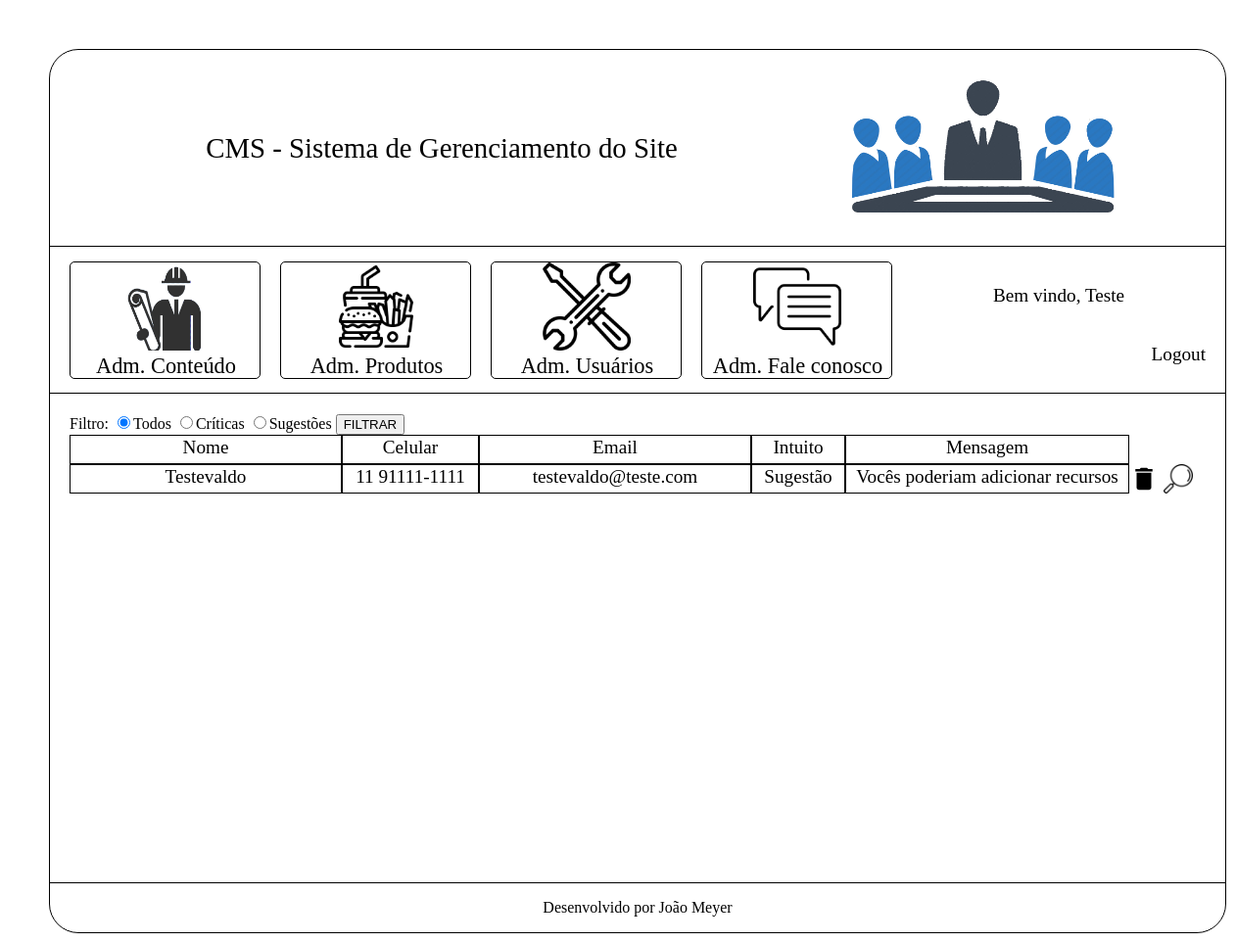
Screenshot of /Projeto_Hamburgueria2.0/cms/adm_fale_conosco.php (signed in) with the database file from the repository.
### tables this page shows
create table tblFaleConosco (
	idFaleConosco int(11) not null auto_increment primary key,
	nome varchar(200) not null,
    telefone varchar(24) not null,
    celular varchar(24) not null,
    email varchar(200) not null,
    homePage varchar(200),
    linkFacebook varchar(200),
    profissao varchar(100),
    intuito char(1) not null,
    mensagem text not null,
    genero char(1) not null
);

### Projeto_Hamburgueria2.0/cms/adm_fale_conosco.php (the view, shortened to what this page needs)
<?php
    $conexao = conexaoMysql();
    $dominio= $_SERVER['HTTP_HOST'];
    $url = "http://" . $dominio. $_SERVER['REQUEST_URI'];
    if(isset($_GET['modo'])){
        if($_GET['modo'] == 'filtrar'){
            if(isset($_POST['btnFiltrar'])){
                $filtro = $_POST['inputFiltro'];
                if($filtro != 'a'){
                    $sqlQuerySelect = "select * from tblFaleConosco where intuito = '" . $filtro . "'";
                }
                else{
                    $sqlQuerySelect = "select * from tblFaleConosco";
                }
                $select = mysqli_query($conexao, $sqlQuerySelect);
            }
        }
    }
    else{
        $sqlQuerySelect = "select * from tblFaleConosco";
        $select = mysqli_query($conexao, $sqlQuerySelect);
    }
?>
<!DOCTYPE html>
<html lang="pt-br">
    <head>
    </head>
    <body>
        <div id="conteinerCMS">
            <div id="conteinerSubmenusGerenciamento">
                <form name="formAdmFaleConoscoFiltro" action="./adm_fale_conosco.php?modo=filtrar" method="post">
                    Filtro:
                    <input type="radio" name="inputFiltro" value="a" checked>Todos
                    <input type="radio" name="inputFiltro" value="c">Críticas
                    <input type="radio" name="inputFiltro" value="s">Sugestões
                    <input type="submit" value="FILTRAR" name="btnFiltrar">
                </form>
                <div class="conteinerComentario">
                    <div class="comentarioNome">Nome</div>
                    <div class="comentarioCelular">Celular</div>
                    <div class="comentarioEmail">Email</div>
                    <div class="comentarioIntuito">Intuito</div>
                    <div class="comentarioMensagem">Mensagem</div>
                </div>
                <?php
                    while($rsSelect = mysqli_fetch_assoc($select)){
                        ?>
                            <div class="conteinerComentario">
                                <div class="comentarioNome"><?=$rsSelect['nome']?></div>
                                <div class="comentarioCelular"><?=$rsSelect['celular']?></div>
                                <div class="comentarioEmail"><?=$rsSelect['email']?></div>
                                <div class="comentarioIntuito"><?php
                                                                    if($rsSelect['intuito'] == 'c'){
                                                                        echo('Crítica');
                                                                    }
                                                                    else{
                                                                        echo('Sugestão');
                                                                    }
                                                                ?></div>
                                <div class="comentarioMensagem"><?=$rsSelect['mensagem']?></div>
                                <a onclick="return confirm('Deseja realmente excluir o registro?');"
                                href="./modulos/deletar.php?modo=excluir&id=<?=$rsSelect['idFaleConosco']?>&tabela=tblFaleConosco&coluna=idFaleConosco&url=<?=$url?>">
                                    <div class="excluir"></div>
                                </a>
                                <div class="visualizar" onclick="visualizarFaleConosco(<?=$rsSelect['idFaleConosco']?>);"></div>
                            </div>
                        <?php
                    }
                ?>
            </div>
            <div id="rodape">
                Desenvolvido por João Meyer
            </div>
        </div>
    </body>
</html>

### Projeto_Hamburgueria2.0/cms/css/style.css (style rules this page uses)
body { padding: 50px; }
a { text-decoration: none; color: black; }
#conteinerCMS { width: 1200px; min-height: 800px; height: auto; margin-left: auto; margin-right: auto; border: black 1px solid; border-radius: 30px; }
#conteinerSubmenusGerenciamento { width: inherit; min-height: 500px; height: auto; overflow: hidden; padding: 20px; box-sizing: border-box; border-bottom: 1px solid black; }
.conteinerComentario { width: 1160px; min-height: 30px; height: auto; float: left; }
.comentarioNome { width: 278px; height: 30px; border: 1px black solid; box-sizing: border-box; font-size: 1.2em; line-height: 1.2em; text-align: center; float: left; }
.comentarioCelular { width: 140px; height: 30px; border: 1px black solid; box-sizing: border-box; font-size: 1.2em; line-height: 1.2em; text-align: center; float: left; }
.comentarioEmail { width: 278px; height: 30px; border: 1px black solid; box-sizing: border-box; font-size: 1.2em; line-height: 1.2em; text-align: center; float: left; }
.comentarioIntuito { width: 96px; height: 30px; border: 1px black solid; box-sizing: border-box; font-size: 1.2em; line-height: 1.2em; text-align: center; float: left; }
.comentarioMensagem { width: 290px; height: 30px; border: 1px black solid; box-sizing: border-box; font-size: 1.2em; line-height: 1.2em; text-align: center; float: left; overflow: hidden; }
.excluir { width: 30px; height: 30px; margin-right: 5px; float: left; background-repeat: no-repeat; background-size: cover; background-image: url(../imagens/delete-24px.svg); }
.visualizar { width: 30px; height: 30px; margin-right: 5px; float: left; background-repeat: no-repeat; background-size: cover; background-image: url(../imagens/visualizar.png); }
#rodape { width: inherit; height: 50px; line-height: 50px; text-align: center; }

### rows the page displays
tblfaleconosco: nome "Testevaldo", celular "11 91111-1111", email "testevaldo@teste.com", intuito "Sugestão", mensagem "Vocês poderiam adicionar recursos…"

### other values shown
$_SESSION['nomeUsuario'] "Teste"
